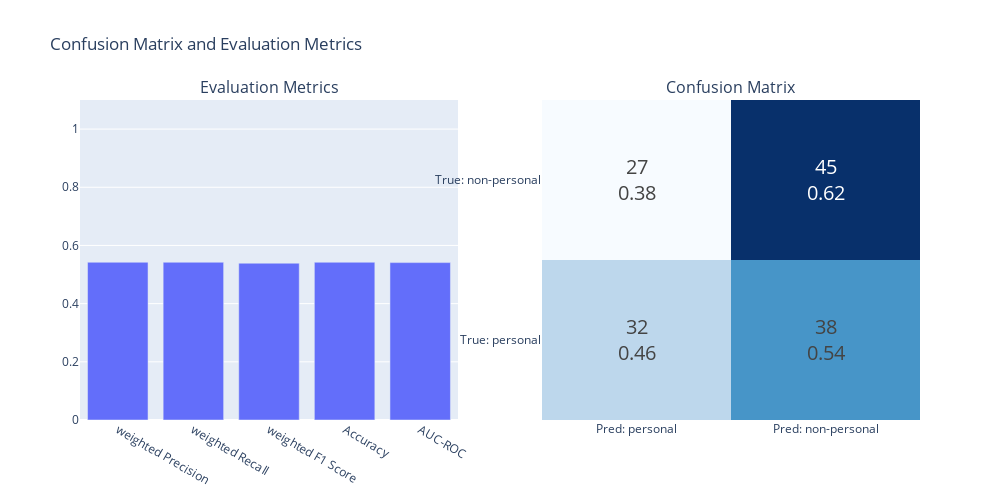

Source (notebook cell):
### Code cell
plot_cassed_results(true, predictions)

### Figure 1 — Plotly figure (JSON) as saved in the notebook; plotly's stock layout.template omitted (floating-point values rounded to 4 significant figures)
{"data": [{"showlegend": false, "type": "bar", "x": ["weighted Precision", "weighted Recall", "weighted F1 Score", "Accuracy", "AUC-ROC"], "xaxis": "x", "y": [0.5423, 0.5423, 0.539, 0.5423, 0.5411], "yaxis": "y"}, {"colorscale": [[0, "rgb(247,251,255)"], [0.125, "rgb(222,235,247)"], [0.25, "rgb(198,219,239)"], [0.375, "rgb(158,202,225)"], [0.5, "rgb(107,174,214)"], [0.625, "rgb(66,146,198)"], [0.75, "rgb(33,113,181)"], [0.875, "rgb(8,81,156)"], [1, "rgb(8,48,107)"]], "showscale": false, "text": [["32<br>0.46", "38<br>0.54"], ["27<br>0.38", "45<br>0.62"]], "textfont": {"size": 20}, "texttemplate": "%{text}", "type": "heatmap", "x": ["Pred: personal", "Pred: non-personal"], "xaxis": "x2", "y": ["True: personal", "True: non-personal"], "yaxis": "y2", "z": [[32, 38], [27, 45]]}], "layout": {"annotations": [{"font": {"size": 16}, "showarrow": false, "text": "Evaluation Metrics", "x": 0.225, "xanchor": "center", "xref": "paper", "y": 1, "yanchor": "bottom", "yref": "paper"}, {"font": {"size": 16}, "showarrow": false, "text": "Confusion Matrix", "x": 0.775, "xanchor": "center", "xref": "paper", "y": 1, "yanchor": "bottom", "yref": "paper"}], "height": 500, "showlegend": false, "title": {"text": "Confusion Matrix and Evaluation Metrics"}, "width": 1000, "xaxis": {"anchor": "y", "domain": [0, 0.45]}, "xaxis2": {"anchor": "y2", "domain": [0.55, 1]}, "yaxis": {"anchor": "x", "domain": [0, 1], "range": [0, 1.1]}, "yaxis2": {"anchor": "x2", "domain": [0, 1]}}}
